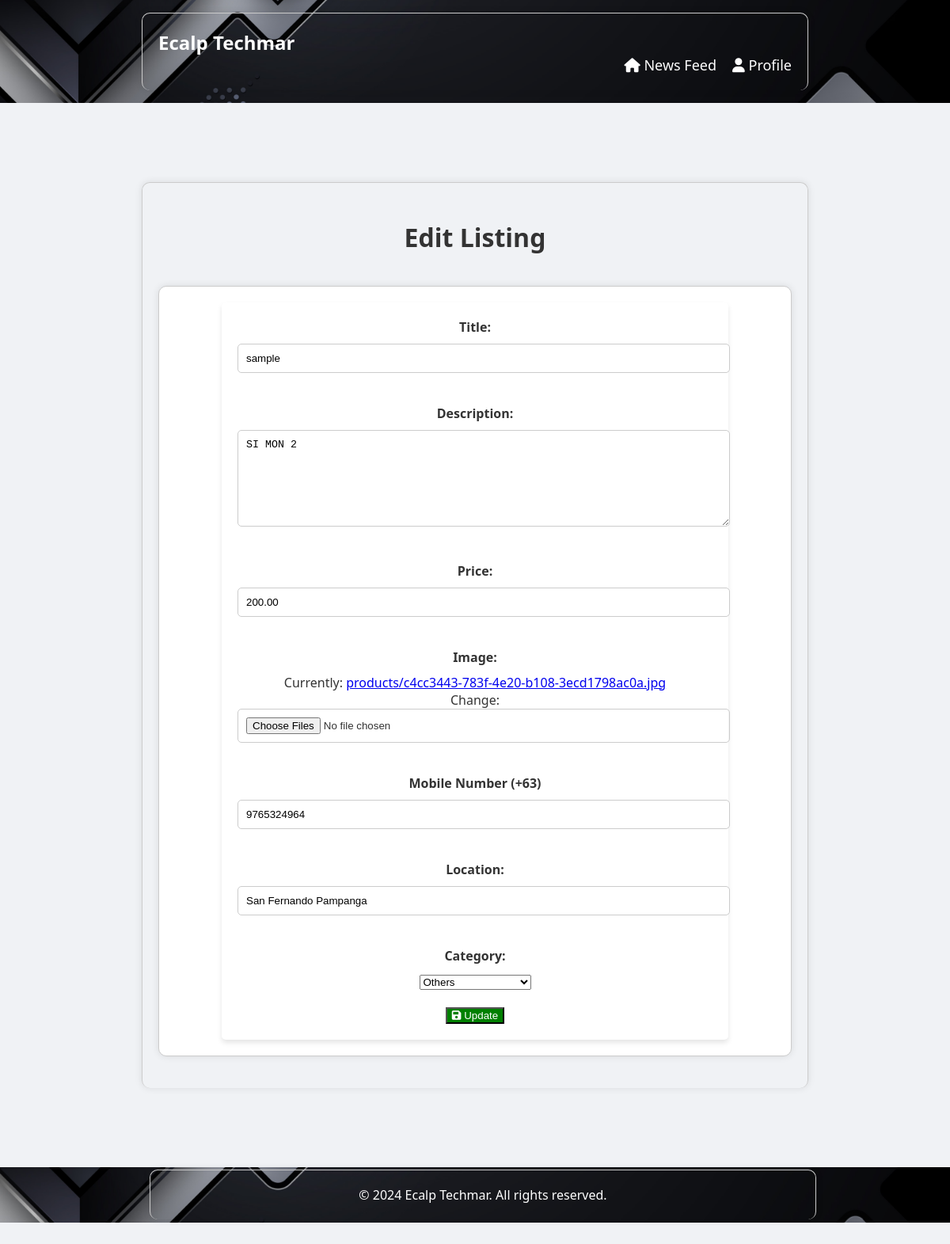
The app's page /newsfeed/edit_listing/96/ (signed in), older data.
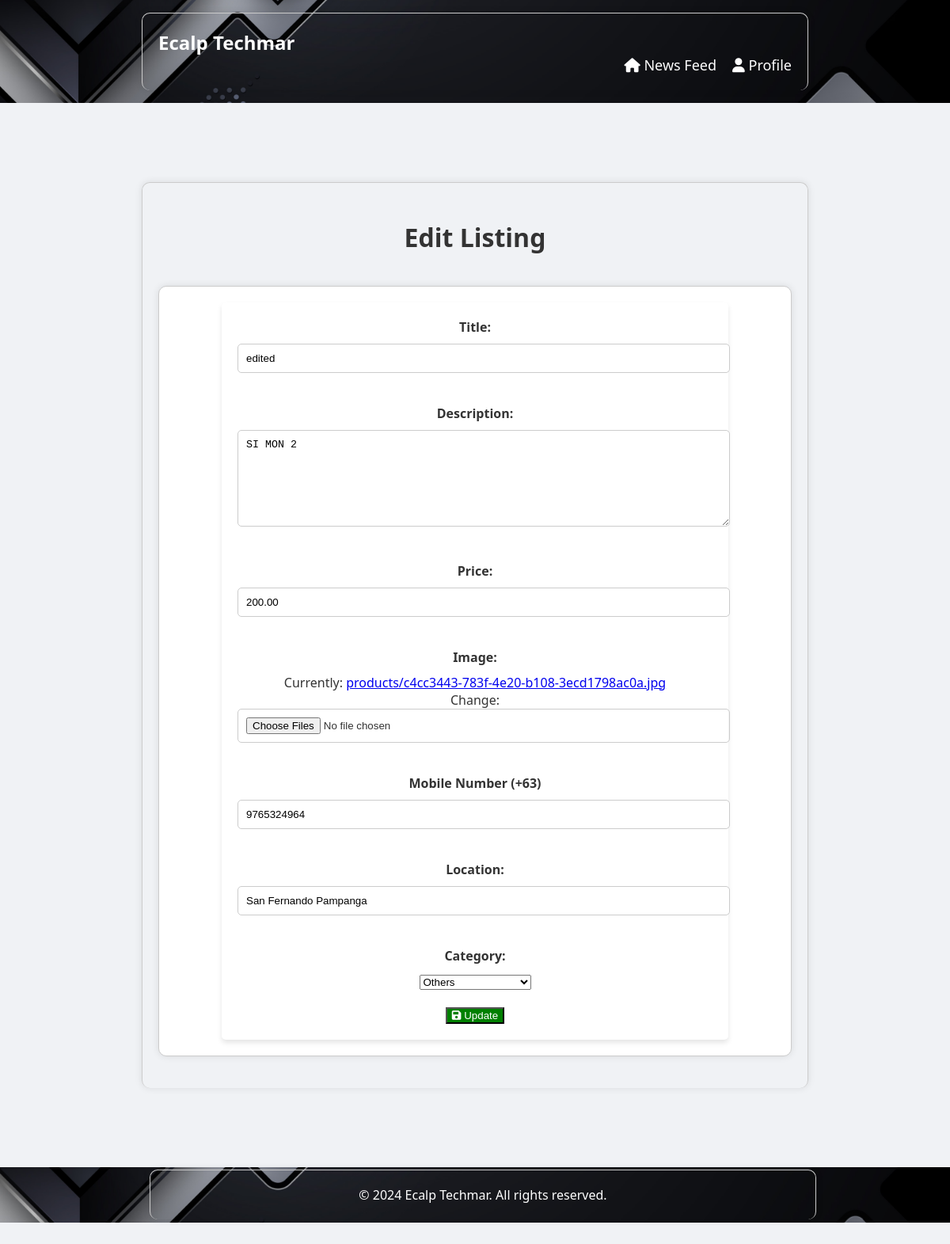
The same page, newer data.
### newsfeed/models.py (models this page shows, shortened)
class Product(models.Model):
    title = models.CharField(max_length=255)
    description = models.TextField()
    price = models.DecimalField(max_digits=10, decimal_places=2)
    image = models.ImageField(upload_to='products/')
    mobile_number = models.CharField(max_length=20)
    location = models.CharField(max_length=255)
    user = models.ForeignKey(User, on_delete=models.CASCADE)
    created_at = models.DateTimeField(auto_now_add=True)
    category = models.CharField(max_length=50, choices=[('Electronics', 'Electronics'), ('Fashion and Beauty', 'Fashion and Beauty'), ('Home and Garden', 'Home and Garden'), ('Sports and Leisure', 'Sports and Leisure'), ('Others', 'Others')], default='Others')
    is_active = models.BooleanField(default=True)
    deleted_at = models.DateTimeField(null=True, blank=True)

### newsfeed/views.py (the view)
# urls.py: path('edit_listing/<pk>/', edit_listing, name='edit_listing'),
@login_required
def edit_listing(request, pk):
    product = get_object_or_404(Product, pk=pk)
    if product.user == request.user:
        if request.method == 'POST':
            form = PostProductForm(request.POST, request.FILES, instance=product)
            if form.is_valid():
                form.save()
                messages.success(request, 'Listing updated successfully!')
                return redirect('newsfeed:newsfeed')
        else:
            form = PostProductForm(instance=product)
        return render(request, 'edit_listing.html', {'form': form})
    else:
        messages.error(request, 'You do not have permission to edit this listing.')
        return redirect('newsfeed:newsfeed')

### newsfeed/forms.py (shortened to what this page needs)
class PostProductForm(forms.ModelForm):
    class Meta:
        model = Product
        fields = ('title', 'description', 'price', 'image', 'mobile_number', 'location', 'category')
    def __init__(self, *args, **kwargs):
        super(PostProductForm, self).__init__(*args, **kwargs)
        self.fields['mobile_number'].widget.attrs['placeholder'] = '+63 9123456789'
        self.fields['image'].widget.attrs['multiple'] = True

### newsfeed/templates/edit_listing.html (shortened to what this page needs)
<!DOCTYPE html>
<html lang="en">
<head>
    {% load static %}
    <link rel="stylesheet" href="{% static 'main/styles.css' %}">
    <link rel="stylesheet" href="https://cdnjs.cloudflare.com/ajax/libs/font-awesome/6.0.0-beta3/css/all.min.css">
</head>
<body>
    <header>
        <div class="container">
            <h1 class="logo">Ecalp Techmar</h1>
            <nav>
                <ul>
                    <li><a href="{% url 'newsfeed:newsfeed' %}"><i class="fas fa-home"></i> News Feed</a></li>
                                        <li><a href="{% url 'newsfeed:profile' request.user.pk %}"><i class="fas fa-user"></i> Profile</a></li>
                </ul>
            </nav>
        </div>
    </header>
<section id="edit-listing">
    <div class="container">
        <h2>Edit Listing</h2>
        <div class="post-product-box">
            <form method="post" enctype="multipart/form-data">
                <div class="form-group">
                    <label for="id_title">Title:</label>
                    {{ form.title }}
                </div>
                <div class="form-group">
                    <label for="id_description">Description:</label>
                    {{ form.description }}
                </div>
                <div class="form-group">
                    <label for="id_price">Price:</label>
                    {{ form.price }}
                </div>
                <div class="form-group">
                    <label for="id_image">Image:</label>
                    {{ form.image }}
                </div>
                <div class="form-group">
                    <label for="id_mobile_number">Mobile Number (+63)</label>
                    {% if form.mobile_number.errors %}
                        <div class="error-message">
                            {{ form.mobile_number }}
                            <span>{{ form.mobile_number.errors }}</span>
                        </div>
                    {% else %}
                        {{ form.mobile_number }}
                    {% endif %}
                </div>
                <div class="form-group">
                    <label for="id_location">Location:</label>
                    {{ form.location }}
                </div>
                <div class="form-group">
                    <label for="id_category">Category:</label>
                    {{ form.category }}
                </div>
                <button type="submit" class="update-button" style="background-color: green; color: white;"><i class="fas fa-save"></i> Update</button>
            </form>
        </div>
    </div>
</section>
    <footer>
        <div class="container">
            <div class="footer-content">
                <p style="text-align: center; width: 100%;">&copy; 2024 Ecalp Techmar. All rights reserved.</p>
            </div>
        </div>
    </footer>
</body>
</html>

Row changes from the older to the newer data that the page shows:
changed Product "SI MON 2": title "sample" → "edited"
